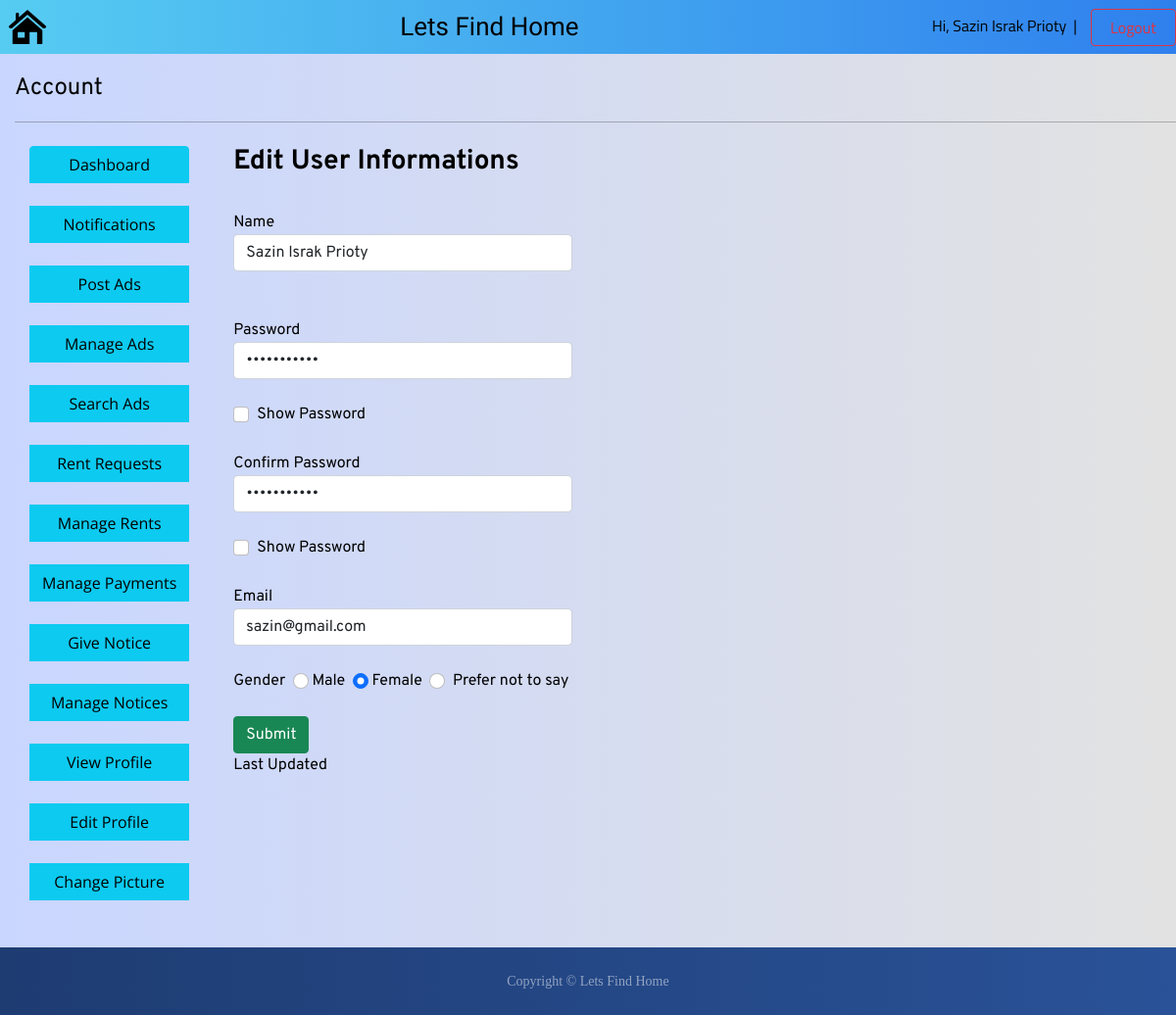
The app's page /House Owner/view/h_owner_edit_profile.php (signed in) with its own data.
### tables this page shows
CREATE TABLE `owners` (
  `Name` varchar(30) NOT NULL,
  `Email` varchar(30) NOT NULL,
  `NID` varchar(12) NOT NULL,
  `Password` varchar(20) NOT NULL,
  `Gender` varchar(12) NOT NULL,
  `Image` varchar(100) NOT NULL
);

### House Owner/model/model.php (called while the page is built, shortened)
<?php
function getUserInfo($data)
{
    $conn = db_conn();
    $selectQuery = "SELECT * FROM `owners` where NID = ?";
    try {
        $stmt = $conn->prepare($selectQuery);
        $stmt->execute([$data["NID"]]);
    } catch (PDOException $e) {
        echo $e->getMessage();
    }
    $row = $stmt->fetch(PDO::FETCH_ASSOC);
    if (!empty($row)) {
        return $row;
    }
}

### House Owner/controller/getUserData.php (called while the page is built, shortened)
<?php
include_once '../model/model.php';
class getDataFromFile
{
    function checkFromFiles($data)
    {
        return getUserInfo($data);
    }
}
?>

### House Owner/view/h_owner_edit_profile.php (the view, shortened to what this page needs)
<?php
if (isset($_SESSION["NID"])) {
    $data = array(
        'NID' => $_SESSION["NID"],
    );
    require_once '../controller/getUserData.php';
}
?>
<?php
include 'new_header.php';
?>
<html>
<head>
    <link href="https://cdn.jsdelivr.net/npm/bootstrap@5.1.3/dist/css/bootstrap.min.css" rel="stylesheet">
    <link rel="stylesheet" href="../css/dashboard_styles.css">
</head>
<body class="bd">
    <br>
    <legend style="padding-left:15px; font-family: 'Overpass', sans-serif;">Account
        <hr>
    </legend>
    <div style="display:flex">
        <div>
            <?php include 'menu.php'; ?>
        </div>
        <div style="display:inline-block; padding-left:45px; font-family: 'Overpass', sans-serif;">
            <h3><b>Edit User Informations</b></h3><br>
            <div class="form-group">
                <form method="POST" action="<?php echo htmlspecialchars($_SERVER["PHP_SELF"]); ?>" enctype="multipart/form-data" onsubmit="return edit_profile_validate()">
                    <label>Name</label><br>
                    <input type="text" name="name" id="name" placeholder="Full Name" class="form-control" onkeyup="return name_verify()" onblur="return name_verify()" value="<?php echo $Full_Name; ?>"><br><br>
                    <label>Password</label><br>
                    <input type="password" name="pass" id="pass" placeholder="Password" class="form-control" onkeyup="return passVerify()" onblur="return passVerify()" value="<?php echo $Password; ?>"><br>
                    <div class="form-check">
                        <input type="checkbox" class="form-check-input" onclick="myFunction()"><label class="form-check-label" for="flexCheckChecked">Show Password</label><br><br>
                    </div>
                    <label>Confirm Password</label><br>
                    <input type="password" name="c_pass" id="c_pass" class="form-control" onkeyup="return cpassVerify()" onblur="return cpassVerify()" placeholder="Confirm Password" value="<?php echo $Password; ?>"><br>
                    <div class="form-check">
                        <input type="checkbox" class="form-check-input" onclick="myFunction1()"><label class="form-check-label" for="flexCheckChecked">Show Password</label><br><br>
                    </div>
                    <label>Email</label><br>
                    <input type="text" name="email" id="email" placeholder="Email" class="form-control" onkeyup="return emailVerify()" onblur="return emailVerify()" value="<?php echo $Email; ?>"><br>
                    <label>Gender</label>&nbsp;
                    <input type="radio" id="gender" class="form-check-input" name="gender" value="Male" <?php if ($Gender == "Male") {
                                                                                                            echo "checked";
                                                                                                        } ?>><label class="form-check-label" for="flexRadioDefault2">&nbsp;Male</label>&nbsp;
                    <input type="radio" id="gender" class="form-check-input" name="gender" value="Female" <?php if ($Gender == "Female") {
                                                                                                                echo "checked";
                                                                                                            } ?>> <label class="form-check-label" for="flexRadioDefault2"> Female</label>&nbsp;
                    <input type="radio" id="gender" class="form-check-input" name="gender" value="Prefer not to Say" <?php if ($Gender == "Prefer not to Say") {
                                                                                                                            echo "checked";
                                                                                                                        } ?>><label class="form-check-label" for="flexRadioDefault2">&nbsp; Prefer not to say</label>&nbsp;<br><br>
                    <input type="submit" name="edit" value="Submit" class="btn btn-success"><br>
                    <?php
                    echo "Last Updated " . $_COOKIE['last_edited'];
                    ?>
                </form>
            </div>
        </div>
    </div><br>
    <?php
    include 'footer.php';
    ?>
</body>
</html>

### House Owner/view/new_header.php (shortened to what this page needs)
<?php
$Full_Name = $Email = $Gender = $Password = $Image = "";
if (isset($_SESSION["NID"])) {
    $NID = $_SESSION["NID"];
    $data = array(
        'NID' => $NID
    );
    require_once '../controller/getUserData.php';
    $h_owner_dashboard = new getDataFromFile($data);
    $owner = $h_owner_dashboard->checkFromFiles($data);
    $Full_Name = $owner['Name'];
    $Gender = $owner['Gender'];
    $Email = $owner['Email'];
    $Password = $owner['Password'];
}
?>
<!DOCTYPE html>
<html>
<head>
    <link href="https://cdn.jsdelivr.net/npm/bootstrap@5.1.3/dist/css/bootstrap.min.css" rel="stylesheet">
</head>
<body>
    <nav class="navbar fixed-top navbar-dark bg-info" style="background: linear-gradient(to right, #56ccf2, #2f80ed);">
        <div>&nbsp;&nbsp;<img class="rounded float-end" src="../images/logo2.png" width="40px" height="35px"></div>
        <div style="font-family: 'Faster One', cursive;font-size:26px">Lets Find Home</div>
        <div style="font-family: 'Titillium Web', sans-serif;"><?php echo "Hi, " . $Full_Name; ?>&nbsp;&nbsp;|&nbsp;&nbsp;&nbsp;
            <a href="log_out.php" style="padding-right:5px" class="btn btn-outline-danger"><span>&nbsp;&nbsp;Logout&nbsp;&nbsp;&nbsp;&nbsp;</span></a>
        </div>
    </nav>
</body>
</html>

### House Owner/css/dashboard_styles.css (style rules this page uses)
.bd { font-family: 'Slabo 27px', serif; background: linear-gradient(to right, #c9d6ff, #e2e2e2); background-size: cover; background-position: center; height: 100vh; color: #000; }
hr { color: blue; }

### House Owner/css/footer_styles.css (style rules this page uses)
html, body { height: 100%; }
body { background: #007bff; background: linear-gradient(to right, #0062E6, #33AEFF); }

### records on screen
owners: Name "Sazin Israk Prioty", name "Sazin Israk Prioty", email "sazin@gmail.com", Gender "☑"
